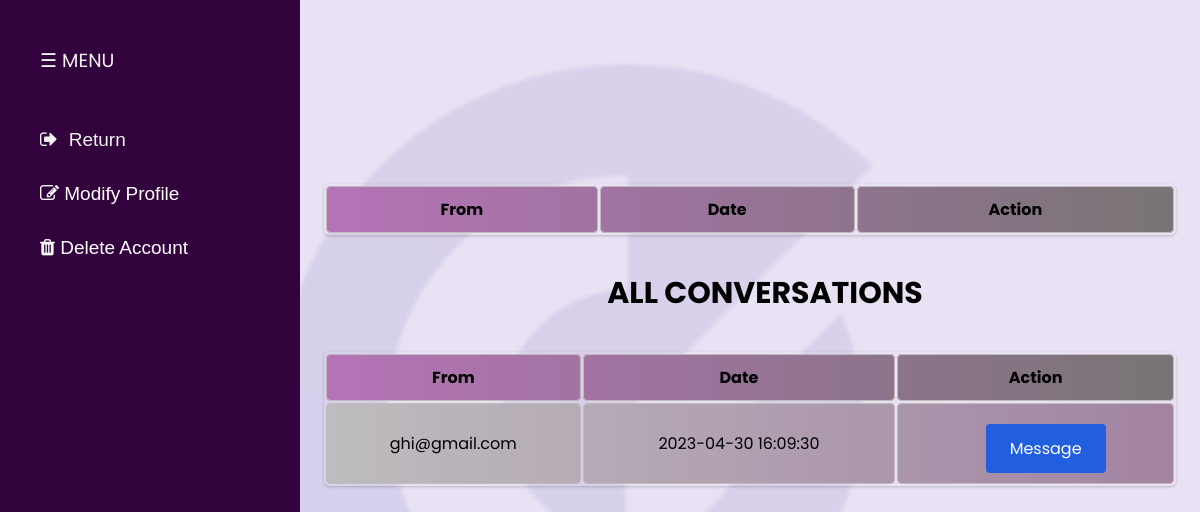
Before: /conversations_ent.php (signed in) with the older database file.
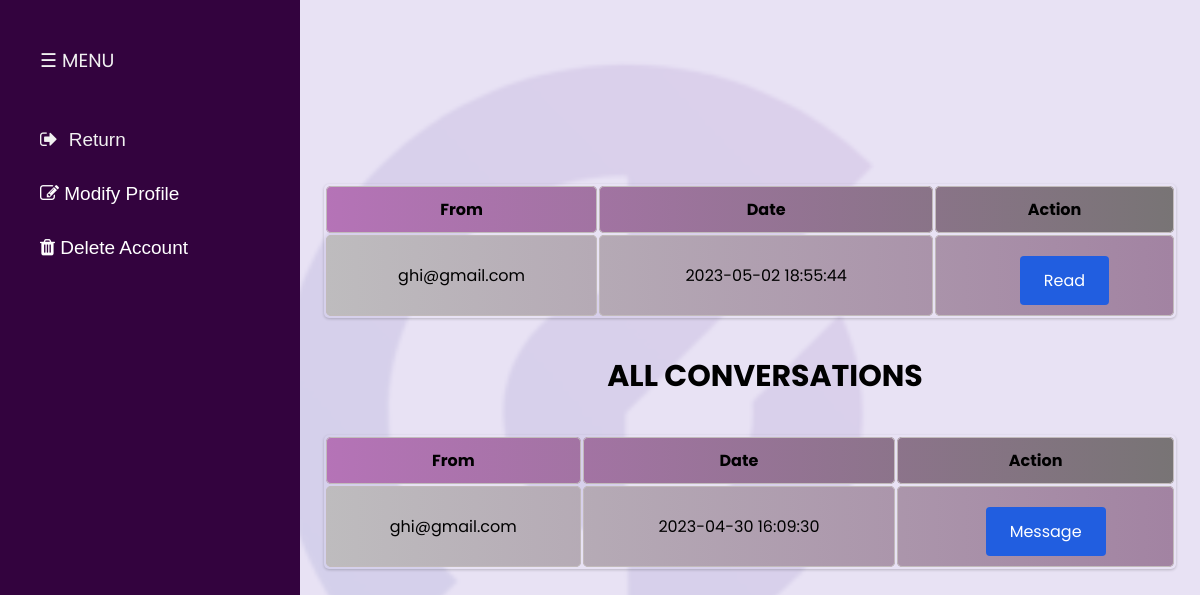
After: the same page with the newer database file.
### tables this page shows
CREATE TABLE `messages` (
  `id` int(11) NOT NULL,
  `sender` int(11) NOT NULL,
  `receiver` int(11) NOT NULL,
  `message` text NOT NULL,
  `type` varchar(255) NOT NULL,
  `timestamp` timestamp NOT NULL DEFAULT current_timestamp(),
  `read_` int(1) DEFAULT NULL
);

CREATE TABLE `influencer` (
  `id` int(6) UNSIGNED NOT NULL,
  `lastname` varchar(30) NOT NULL,
  `firstname` varchar(30) NOT NULL,
  `email` varchar(30) NOT NULL,
  `password` varchar(30) NOT NULL,
  `age` int(6) NOT NULL
);

### conversations_ent.php (the view, shortened to what this page needs)
<!DOCTYPE html>
<html lang="en">
<head>
    <link rel="stylesheet" href="./css/entreprise.css">
    <link rel="stylesheet" href="https://cdnjs.cloudflare.com/ajax/libs/font-awesome/4.7.0/css/font-awesome.min.css">
</head>
<body>
    <nav>
        <ul>
            <li>&#9776; MENU </li><br><br>
            <li>
            <i class="fa fa-sign-out"></i>
                <input type="submit" value="Return" onclick="window.location.href='entreprise.php'">
            </li><br>
            <li><a href="modifypfent.php"><i class="fa fa-pencil-square-o"></i> Modify Profile</a>
            </li><br>
            <li><a href="delete.php"><i class="fa fa-trash"></i> Delete Account</a>
            </li><br>
        </ul>
    </nav>
    <main></main>
    <div class="main">
<?php
include_once 'database.php';
$id = $_SESSION['id'];
$sql = "SELECT * FROM messages join influencer on messages.sender = influencer.id WHERE receiver='$id' and `type` like 'inf'and read_ =0 group by sender order by timestamp ";
$result = mysqli_query($conn, $sql);
echo "<table>";
echo "<th>From</th><th>Date</th><th>Action</th>";
foreach ($result as $row) {
    echo "<tr>";
    echo "<td>" .$row['email'] . "</td>";
    echo "<td>".$row['timestamp']."</td>";
               echo "<td>";
        echo "<form method='post'>";
        echo "<button type='submit' class='message-btn' name='message'>Read</button>";
        echo "</form>";
        echo "</td>";
        echo "</tr>";
    }
    echo "</table>";
    echo "<h1><center>ALL CONVERSATIONS</center></h1>";
    $sql2 = "SELECT * FROM messages join influencer on messages.sender = influencer.id WHERE receiver='$id' and `type` like 'inf' group by sender order by timestamp ";
$result2 = mysqli_query($conn, $sql2);
echo "<table>";
echo "<th>From</th><th>Date</th><th>Action</th>";
foreach ($result2 as $row2) {
    echo "<tr>";
    echo "<td>" .$row2['email'] . "</td>";
    echo "<td>".$row2['timestamp']."</td>";
               echo "<td>";
        echo "<form method='post'>";
        echo "<button type='submit' class='message-btn' name='message'>Message</button>";
        echo "</form>";
        echo "</td>";
        echo "</tr>";
    }
    echo "</table>";
       ?>
</div>
</body>
</html>

### css/entreprise.css (style rules this page uses)
* { font-family: "poppins", sans-serif; }
body { background-image: url("../images/bacg.png"); background-size: cover; }
nav { height: 100%; width: 300px; position: fixed; z-index: 1; top: 0; left: 0; background-color: #33033e; overflow: hidden; transition: 0.5s; padding-top: 30px; }
nav li a { color: white; text-decoration: none; font-family: Arial, Helvetica, sans-serif; }
input { color: #f1f1f1; background-color: #33033e; border: none; font-size: 19px; font-family: Arial, Helvetica, sans-serif; }
main { padding: 70px; }
.main { transition: margin-left .5s; padding: 16px; margin-left: 300px; }
.main h1 { transition: left .5s; padding: 16px; margin-left: 30px; font-size: 30px; text-align: center; }
li { color: #f1f1f1; font-size: 19px; }
ul { list-style-type: none; }
table { border-collapse: collapse; width: 100%; box-shadow: 0 1px 3px rgba(0, 0, 0, 0.2); border-collapse: separate; border-color: #787475; border-radius: 5px; margin-top: 20px; }
td, th { border: 1px solid #c2bbbb; border-radius: 5px; padding: 10px; text-align: center; }
tr:nth-child(even) { background: linear-gradient(to right, #bebcbe, #a283a2); }
.message-btn { background-color: #215ee0; color: white; border: none; padding: 12px 24px; font-size: 16px; border-radius: 4px; cursor: pointer; transition: background-color 0.3s ease; margin-left: 20px; margin-top: 10px; }

Changed rows visible on the page:
added messages: influencer.email "ghi@gmail.com", timestamp "2023-05-02 18:55:44"
